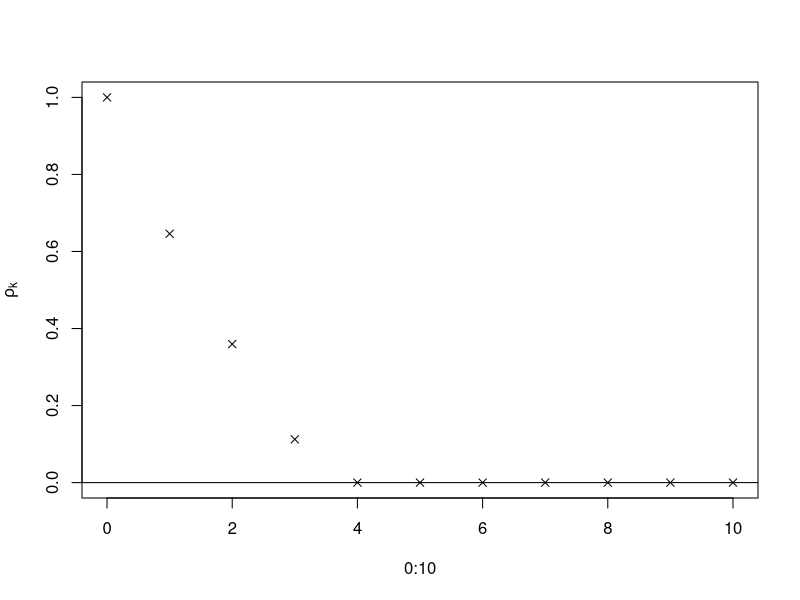
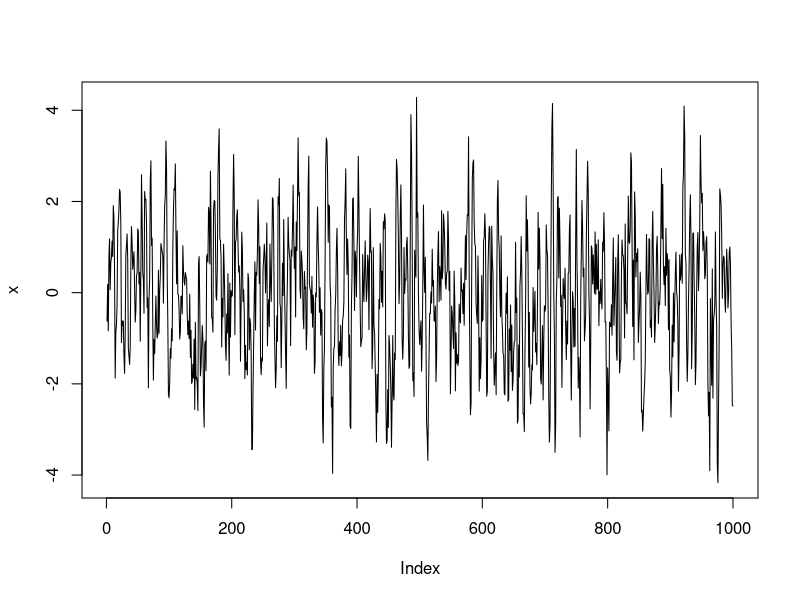
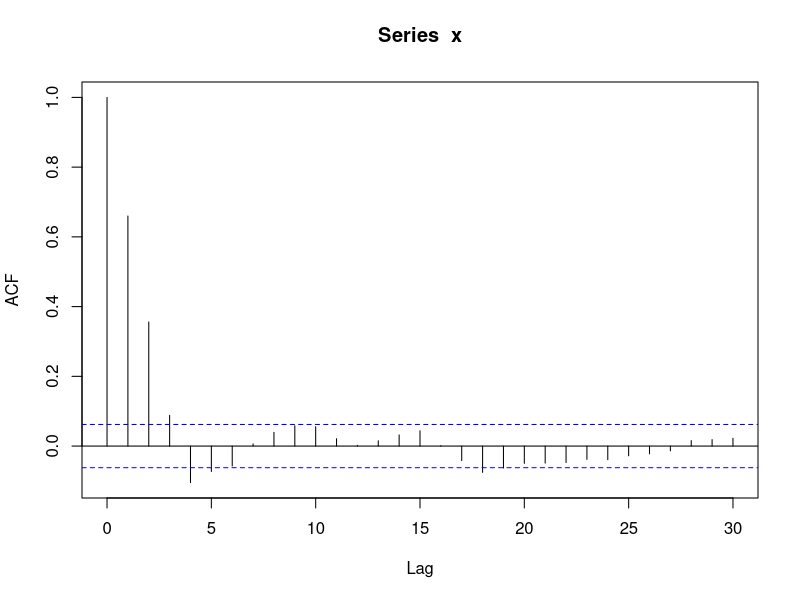
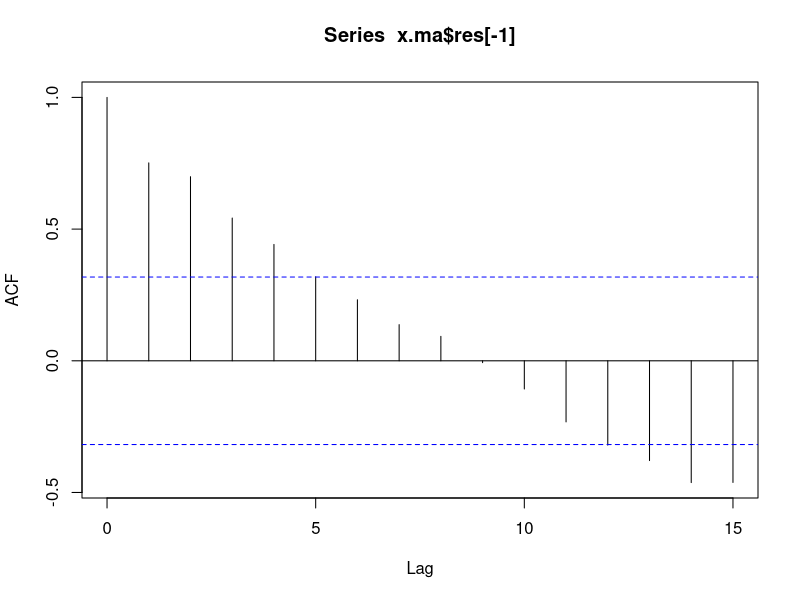
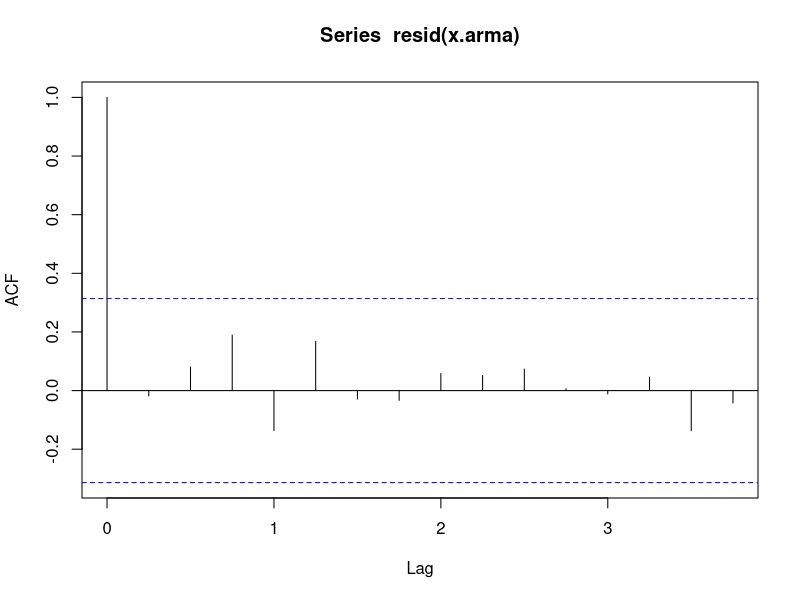
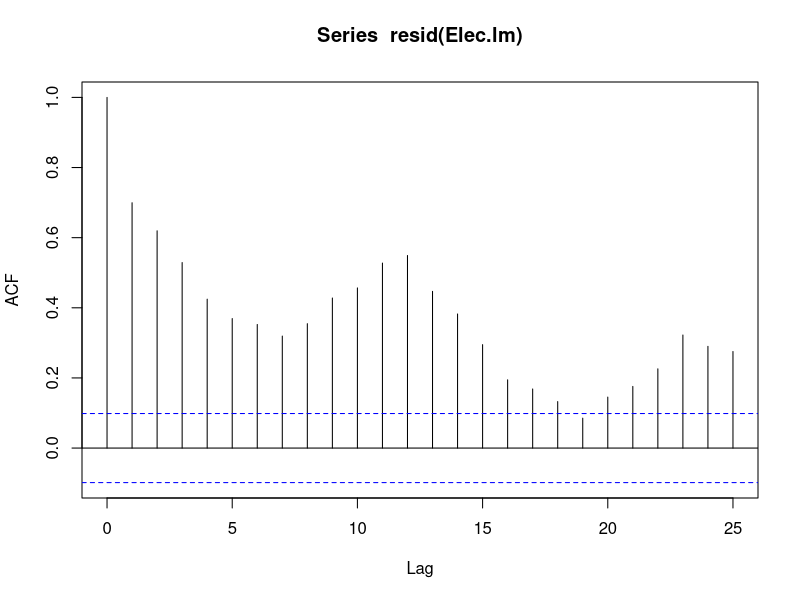
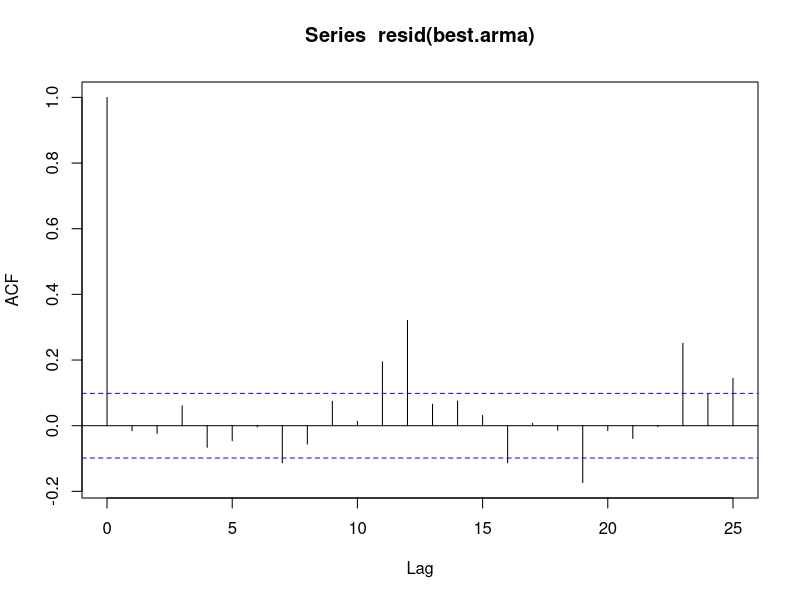
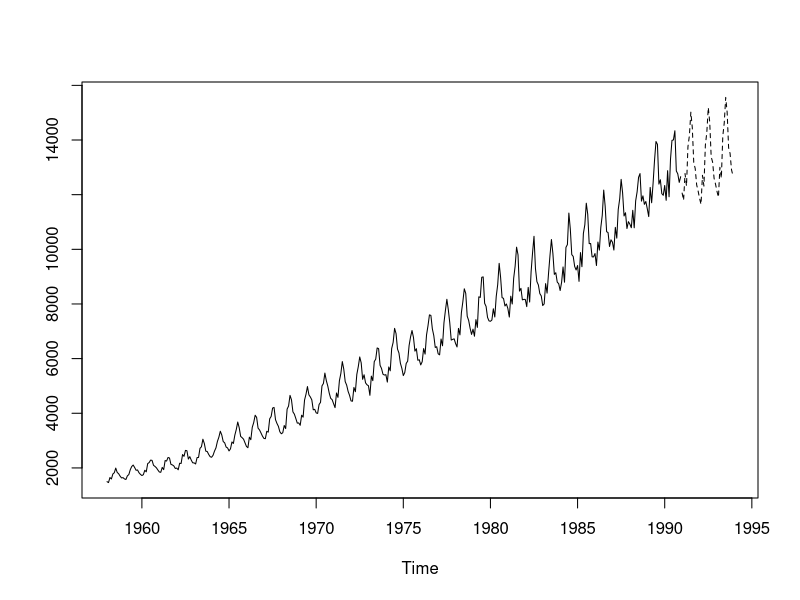

Write the R code that produced these figures, in order.
## ---- chunk 1
rho =  function(k, beta) {
  q = length(beta) - 1
  if (k > q){
    ACF <- 0
  }
  else {
    s1 <- 0
    s2 <- 0
    
    for (i in 1:(q-k+1)){
      s1 <- s1 + beta[i] * beta[i+k]
    }
    
    for (i in 1:(q+1)){
      s2 <- s2 + beta[i]^2
    }
    
    ACF <- s1 / s2
  }
  return(ACF)
}
## ---- chunk 2
beta <- c(1, 0.7, 0.5, 0.2)
rho.k <- rep(1, 10)

for (k in 1:10){
  rho.k[k] <- rho(k, beta)
}

plot(0:10, c(1, rho.k), pch = 4, ylab = expression(rho[k]))
abline(0, 0)
## ---- chunk 3
set.seed(1)
b <- c(0.8, 0.6, 0.4)
x <- rnorm(1000)
w <- x
for (t in 4:1000) {
  for (j in 1:3){
    x[t] <- x[t] + b[j] * w[t - j]
  }
}
plot(x, type = "l")
acf(x)
## ---- chunk 4
x.ma <- arima(x, order = c(0, 0, 3))
x.ma
## ---- chunk 5
# Set your working directory below if it is not already set to the current 'Lecture Notes' directory.
# Your directory must be set to tell R where to find the data file for Maine monthly unemployment

#setwd("C:/Users/kmac4/Documents/St. Elizabeth University/CS-637-Time-Series-and-Forecasting-/Lecture Notes")
Pounds_NZ = read.csv(file = "data/Pounds_NZ.csv", header = T)
x.ts <- ts(Pounds_NZ, st = 1991, fr = 4)
x.ma <- arima(x.ts, order = c(0, 0, 1))
x.ma
## ---- chunk 6
acf(x.ma$res[-1])
## ---- chunk 7
set.seed(1)
x <- arima.sim(n = 10000, list(ar = -0.6, ma = 0.5))
arima(x, order = c(1, 0, 1))
## ---- chunk 8
x.ma <- arima(x.ts, order = c(0, 0, 1))
x.ar <- arima(x.ts, order = c(1, 0, 0))
x.arma <- arima(x.ts, order = c(1, 0, 1))
AIC(x.ma)
AIC(x.ar)
AIC(x.arma)
## ---- chunk 9
x.arma
## ---- chunk 10
acf(resid(x.arma))
## ---- chunk 11
# Set your working directory below if it is not already set to the current 'Lecture Notes' directory.
# Your directory must be set to tell R where to find the data file for Maine monthly unemployment

#setwd("C:/Users/kmac4/Documents/St. Elizabeth University/CS-637-Time-Series-and-Forecasting-/Lecture Notes")
Elec = read.csv(file = "data/elec.csv", header = T)
Elec.ts <- ts(Elec, start = 1958, freq = 12)
Time <- 1:length(Elec.ts)
Imth <- cycle(Elec.ts)
Elec.lm <- lm(log(Elec.ts) ~ Time + I(Time^2) + factor(Imth))
acf(resid(Elec.lm))
## ---- chunk 12
best.order <- c(0, 0, 0)
best.aic <- Inf
for (i in 0:2){
  for (j in 0:2){
    fit.aic <- AIC(arima(resid(Elec.lm), 
                         order = c(i, 0, j)))
    if (fit.aic < best.aic) {
      best.order <- c(i, 0, j)
      best.arma <- arima(resid(Elec.lm), order = best.order)
      best.aic <- fit.aic
    }
  }
}
## ---- chunk 13
best.order
## ---- chunk 14
acf(resid(best.arma))
## ---- chunk 15
new.time <- seq(length(Elec.ts), length = 36)
new.data <- data.frame(Time = new.time, Imth = rep(1:12, 3))
predict.lm <- predict(Elec.lm, new.data)
predict.arma <- predict(best.arma, n.ahead = 36)
elec.pred <- ts(exp(predict.lm + predict.arma$pred), start = 1991, freq = 12)
ts.plot(cbind(Elec.ts, elec.pred), lty = 1:2)
## ---- chunk 16
set.seed(1)
x <- rnorm(1000)
w <- x
for (i in 3:1000){
  x[i] <- 0.5 * x[i - 1] + x[i - 1] - 0.5 *
    x[i - 2] + w[i] + 0.3 * w[i - 1]
}
arima(x, order = c(1, 1, 1))
## ---- chunk 17
x <- arima.sim(model = list(order = c(1, 1, 1), ar = 0.5, ma = 0.3), n = 1000)
arima(x, order = c(1, 1, 1))
## ---- chunk 18
# Set your working directory below if it is not already set to the current 'Lecture Notes' directory.
# Your directory must be set to tell R where to find the data file for Maine monthly unemployment

#setwd("C:/Users/kmac4/Documents/St. Elizabeth University/CS-637-Time-Series-and-Forecasting-/Lecture Notes")
Beer = read.csv(file = "data/beer.csv", header = T)

Beer.ts <- ts(Beer, start = 1958, freq = 12)
Beer.ima <- arima(Beer.ts, order = c(0, 1, 1))
Beer.ima
## ---- chunk 19
acf(resid(Beer.ima))
## ---- chunk 20
Beer.1991 <- predict(Beer.ima, n.ahead = 12)
sum(Beer.1991$pred)
## ---- chunk 21
AIC (arima(log(Elec.ts), order = c(1,1,0),
           seas = list(order = c(1,0,0), 12)))
AIC (arima(log(Elec.ts), order = c(0,1,1),
           seas = list(order = c(0,0,1), 12)))
## ---- chunk 22
get.best.arima <- function(x.ts, maxord = c(1,1,1,1,1,1)) {
  best.aic <- 1e8
  n <- length(x.ts)
  for (p in 0:maxord[1]) for(d in 0:maxord[2]) for(q in 0:maxord[3]){
    
    for (P in 0:maxord[4]) for(D in 0:maxord[5]) for(Q in 0:maxord[6]){
      fit <- arima(x.ts, order = c(p,d,q),
                   seas = list(order = c(P,D,Q),
                               frequency(x.ts)), method = "CSS")
      fit.aic <- -2 * fit$loglik + (log(n) + 1) * length(fit$coef)
      if (fit.aic < best.aic){
        best.aic <- fit.aic
        best.fit <- fit
        best.model <- c(p,d,q,P,D,Q)
      }
    }
  }
  return(list(best.aic, best.fit, best.model))
}
best.arima.elec <- get.best.arima( log(Elec.ts),
                                   maxord = c(2,2,2,2,2,2))

best.fit.elec <- best.arima.elec[[2]]
acf(resid(best.fit.elec))
best.arima.elec[[3]]
ts.plot( cbind( window(Elec.ts,start = 1981),
                exp(predict(best.fit.elec,12)$pred) ), lty = 1:2)
